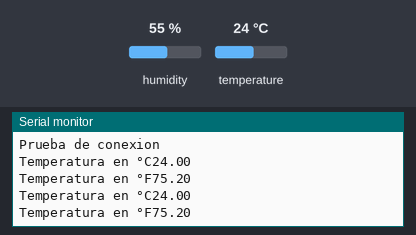
The sketch below on a simulated Arduino Uno, built with avr-gcc and run on an emulated ATmega328P. On the bench: the last lines printed to the serial monitor. The inputs (shaded band) are chosen by the test bench; at power-on: temperature 24 °C, humidity 55 %.

Above: at 4.8 s.
4.9 s: temperature set to 12 °C
At 6.4 s:
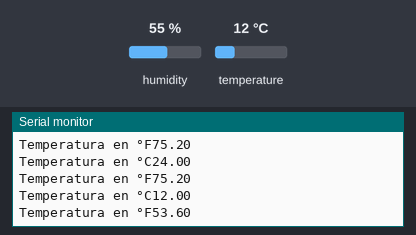
7.9 s: temperature set to 19 °C
At 8.9 s:
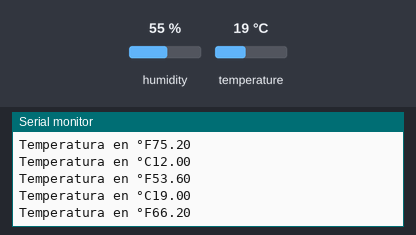
Timing chart, 0 to 10.9 s (numbered marks = the images above; inputs shaded):
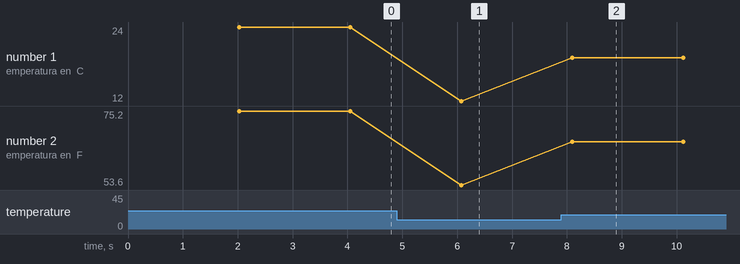

Measured:
- after the input at 4.9 s, the serial monitor: prints a new line after 1.2 s (image 1)
- after the input at 7.9 s, the serial monitor: prints a new line after 0.20 s (image 2)
- plotted number 1: 24 → 12 after the input at 4.9 s, 12 → 19 after the input at 7.9 s
- plotted number 2: 75.2 → 53.6 after the input at 4.9 s, 53.6 → 66.2 after the input at 7.9 s

The sketch:

DHT2.ino
```cpp
#include "DHT.h"

#define DHTPIN 12

#define DHTTYPE DHT11


DHT dht(DHTPIN, DHTTYPE);

void setup() {
  Serial.begin(115200);
  Serial.println(F("Prueba de conexion"));

  dht.begin();
}

void loop() {
  delay(2000);

  float t = dht.readTemperature();
  float f = dht.readTemperature(true);

  if ( isnan(t) || isnan(f)) {
    Serial.println(F("No hay conexion"));
    return;
  }


  Serial.print(F("Temperatura en °C"));
  Serial.println(t);
  Serial.print(F("Temperatura en °F"));
  Serial.println(f);
}
```
